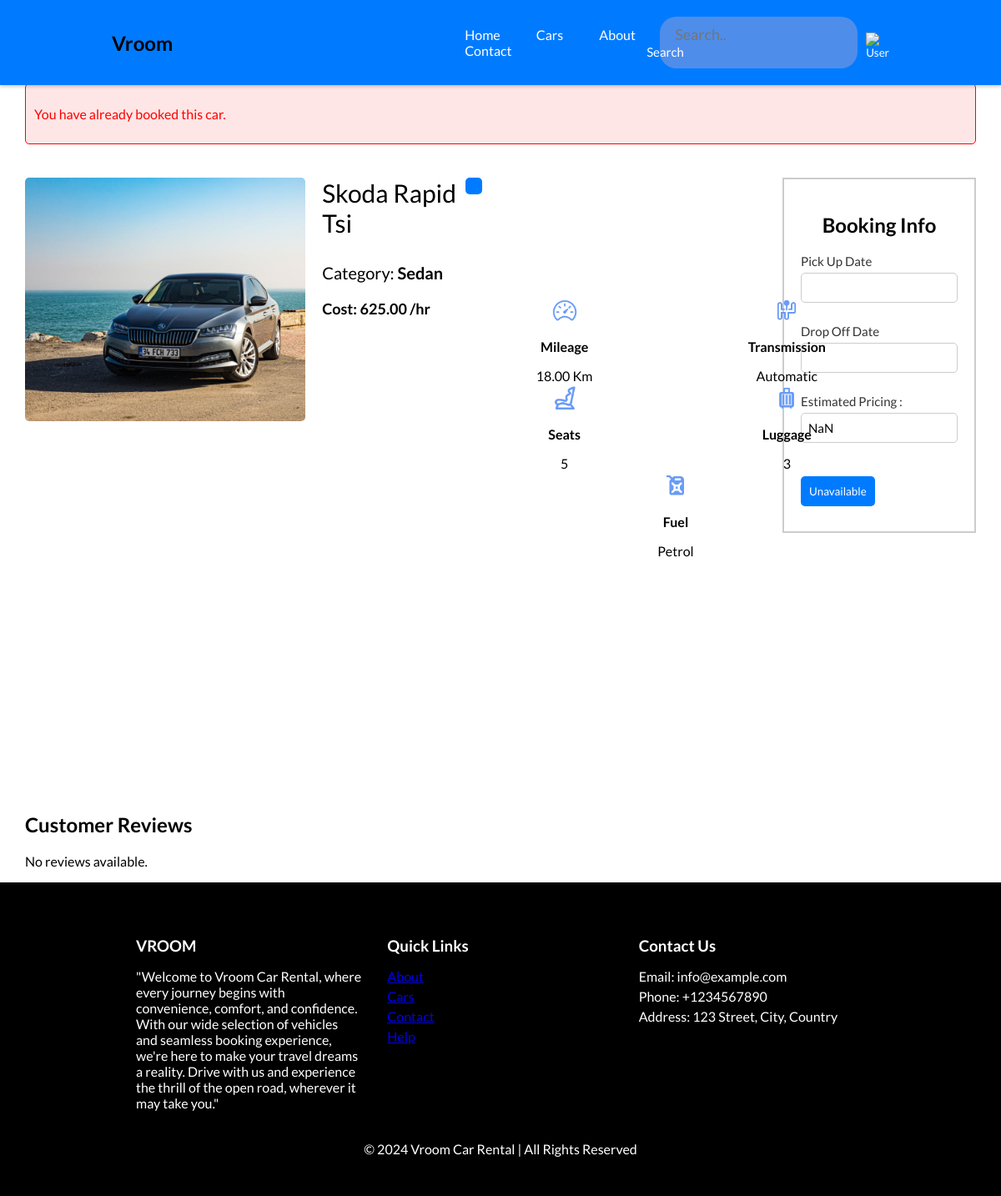
Page /cars/bookings/7/ (signed in) on the earlier database version.
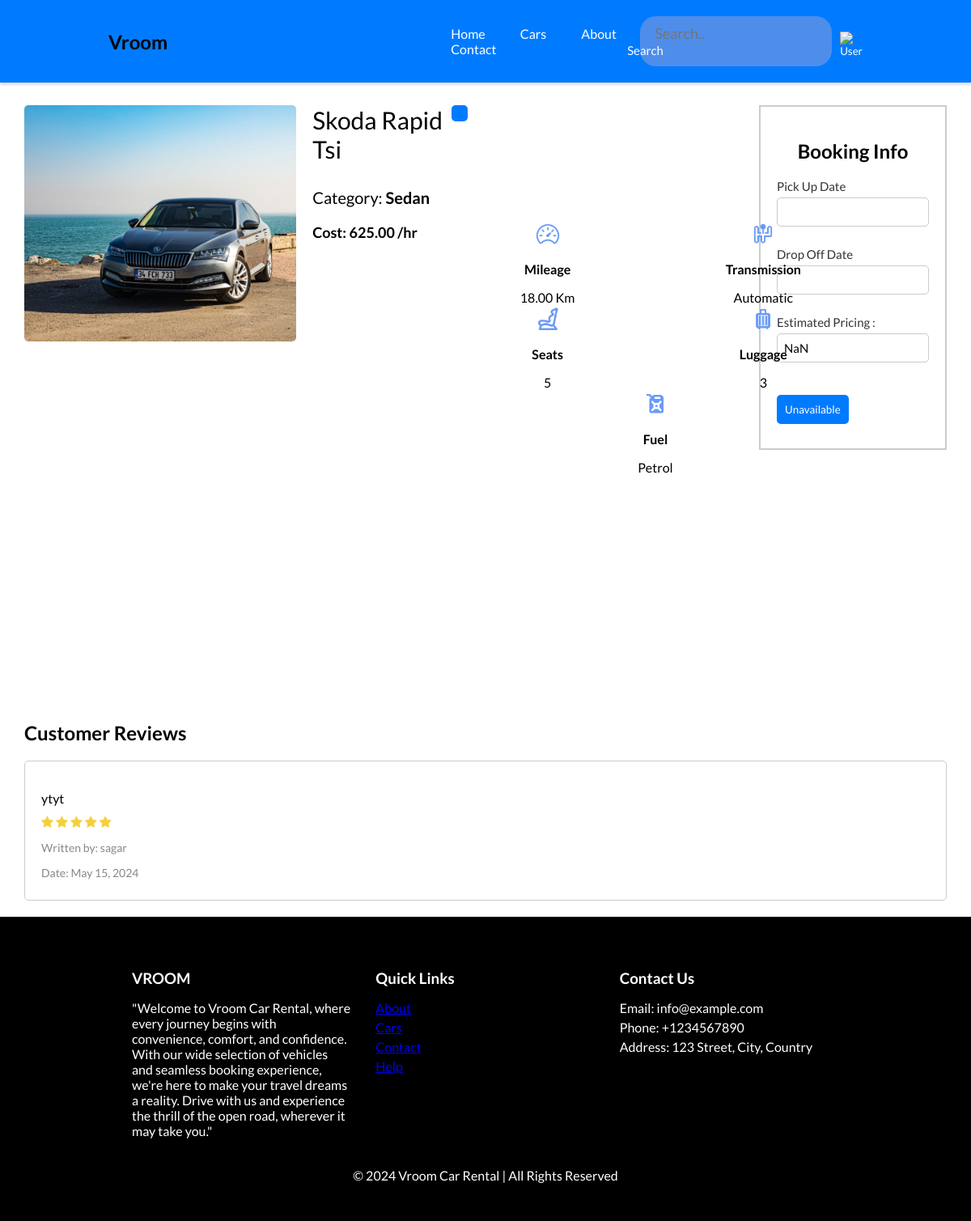
Same page on the later database version.
### booking/models.py (models this page shows)
class Review(models.Model):
    user = models.ForeignKey(CustomUser, on_delete=models.CASCADE)
    car = models.ForeignKey(Car, related_name='reviews', on_delete=models.CASCADE)
    content = models.TextField()
    rating = models.IntegerField(default=0)  # New rating field
    approved = models.BooleanField(default=False)
    created_at = models.DateTimeField(auto_now_add=True)
    updated_at = models.DateTimeField(auto_now=True)

### accounts/models.py (models this page shows, shortened)
class CustomUser(AbstractUser):
    email = models.EmailField(unique=True)
    USERNAME_FIELD = 'email'
    REQUIRED_FIELDS = ('username',)

### booking/views.py (the view)
# urls.py: path('bookings/<int:car_id>/', book_car, name='bookings'),
@login_required(login_url='login')
def book_car(request, car_id):
    car = get_object_or_404(Car, id=car_id)
    approved_reviews = car.reviews.filter(approved=True)
    try:
        id_verification = IDVerification.objects.get(user=request.user)
        id_verification_status = id_verification.status == 'verified'
    except IDVerification.DoesNotExist:
        id_verification_status = False
    if Booking.objects.filter(user=request.user, car=car, status='pending').exists():
        return render(request, 'booking.html', {'car': car, 'message': 'You have already booked this car.', 'isbooked': True,'reviews': approved_reviews})
    if request.method == 'POST':
        form = CarSearchForm(request.POST)
        if form.is_valid():
            pickup_datetime = form.cleaned_data['pickup_datetime']
            dropoff_datetime = form.cleaned_data['dropoff_datetime']
            duration_hours = Decimal((dropoff_datetime - pickup_datetime).total_seconds()) / Decimal(3600)
            total_price = round(duration_hours * car.hourly_rate, 2)
            pickup_datetime_str = pickup_datetime.strftime('%Y-%m-%d %H:%M:%S')
            dropoff_datetime_str = dropoff_datetime.strftime('%Y-%m-%d %H:%M:%S')
            context = {
                'car': car,
                'pickup_datetime': pickup_datetime_str,
                'dropoff_datetime': dropoff_datetime_str,
                'total_price': total_price,
            }
            return render(request, 'payment.html', context)
    else:
        form = CarSearchForm()
    return render(request, 'booking.html', {'car': car,'form':form, 'id_verification_status': id_verification_status, 'reviews': approved_reviews})

### booking/forms.py
class CarSearchForm(forms.Form):
    pickup_datetime = forms.DateTimeField(label='Pickup Date and Time')
    dropoff_datetime = forms.DateTimeField(label='Drop-off Date and Time')
    location = forms.ChoiceField(label='Location', choices=[('Kathmandu','Kathmandu'),('Pokhara','Pokhara')], widget=forms.Select)

### booking/context_processors.py (called while the page is built)
def new_requests(request):
    return {
        'new_booking_requests': Booking.objects.filter(status='pending').count(),
        'new_verification_requests': IDVerification.objects.filter(status='pending').count(),
    }

### templates/booking.html (shortened to what the changed rows need)
{% extends "base.html" %}
{% load static %}
{% block head %}
<link rel="stylesheet" href="{% static 'booking.css' %}">
<link rel="stylesheet" href="{% static 'style.css' %}">
<link rel="stylesheet" href="{% static 'popup.css' %}">
<link rel="stylesheet" href="{% static 'alert.css' %}">
<link rel="stylesheet" href="https://cdnjs.cloudflare.com/ajax/libs/font-awesome/6.0.0-beta3/css/all.min.css"
 />
<link rel="stylesheet" href="https://cdnjs.cloudflare.com/ajax/libs/flatpickr/4.6.13/flatpickr.min.css">
<link rel="stylesheet" href="https://cdnjs.cloudflare.com/ajax/libs/font-awesome/4.7.0/css/font-awesome.min.css">
{% endblock %}
{% block content %}
{% if message %}
<div class="errorMessage" style="color: red;">
    <p>{{ message }}</p>
</div>
{% endif %}
{% if car %}
<div class="car-container">
    <div class="car-img">
        <div class="image-container">
            <img src="{{ car.image.url }}" alt="Car Image">
        </div>
    </div>
    <div class="car-details">
        <div class="car-info">
            <div class="car-name">
                <p class="model">{{ car.model }}</p>
                <p class="type">Category: <strong>{{ car.type }}</strong></p>
            </div>
            <p class="cost">Cost: {{ car.hourly_rate }} /hr</p>
        </div>
        <button class="favourite-button" data-car-id="{{ car.id }}"></button>
    </div>
    <div class="booking-container">
        <h2>Booking Info</h2>
        <form method="post" id="carForm">
            <p class="input-label">Pick Up Date</p>
            <input type="text" name="{{ form.pickup_datetime.name }}" required="" id="id_pickup_datetime"
                class="date-input flatpickr">
            <p class="input-label">Drop Off Date</p>
            <input type="text" name="{{ form.dropoff_datetime.name }}" required="" id="id_dropoff_datetime"
                class="date-input flatpickr">
            <p class="input-label">Estimated Pricing : </p>
            <input type="text" readonly id="estimated_price">
            <br>
            {% if isbooked or car.availability == 'unavailable' or car.availability == 'maintenance' %}
            <button type="submit" id="rent-btn" disabled style="cursor: not-allowed;">Unavailable</button>
            {% elif not id_verification_status %}
            <p style="color: red;">Please verify yourself before booking.</p>
            <button><a href="{% url 'view_bookings' %}"
                    style="color: #fff; background-color: #007bff; padding: 10px 10px; text-decoration: none; border-radius: 5px;">Verfiy</a></button>
            {% else %}
            <button type="submit" id="rent-btn">Book Now</button>
            {% endif %}
        </form>
    </div>
</div>
        <div class="specifications-container">
    <div class="specifications-info-container">
        <div class="row">
            <div class="specify">
                <img src="{% static 'icon/speed.png' %}" alt="milage of the image">
                <div>
                    <p style="font-weight:bold;">Mileage</p>
                    <p>{{ car.mileage }} Km</p>
                </div>
            </div>
            <div class="specify">
                <img src="{% static 'icon/transmission.png' %}" alt="transmission of the image">
                <div>
                    <p style="font-weight:bold;">Transmission</p>
                    <p>{{ car.transmission }}</p>
                </div>
            </div>
        </div>
        <div class="row">
            <div class="specify">
                <img src="{% static 'icon/seat.png' %}" alt="seat of the image">
                <div>
                    <p style="font-weight:bold;">Seats</p>
                    <p>{{car.seats }} </p>
                </div>
            </div>
            <div class="specify">
                <img src="{% static 'icon/luggage.png' %}" alt="luggagee of the image">
                <div>
                    <p style="font-weight:bold;">Luggage</p>
                    <p>{{ car.luggage }}</p>
                </div>
            </div>
        </div>
        <div class="row">
            <div class=" specify">
                <img src="{% static 'icon/fuel.png' %}" alt="fuel of the image">
                <div>
                    <p style="font-weight:bold;">Fuel</p>
                    <p>{{car.fuel }} </p>
                </div>
            </div>
        </div>
    </div>
</div>
<div class="review">
    <h2>Customer Reviews</h2>
    {% for review in reviews %}
    {% if review.approved %}
    <div class="review-card">
        <p class="review-content">{{ review.content }}</p>
        <div class="review-stars">
            {% for i in "12345"|make_list %}
            {% if i|add:0 <= review.rating %} <span class="fa fa-star checked"></span>
                {% else %}
                <span class="fa fa-star"></span>
                {% endif %}
                {% endfor %}
        </div>
        <p class="review-user">Written by: {{ review.user.username }}</p>
        <p class="review-date">Date: {{ review.updated_at|date:"F j, Y" }}</p>
    </div>
    {% endif %}
    {% empty %}
    <p>No reviews available.</p>
    {% endfor %}
    </div>
{% endif %}
{% endblock %}

Differences in the rows shown:
added Review: content "ytyt", approved True (drawn), user.username "sagar", updated_at "May 15, 2024"
Other differences:
{{ message }}: "You have already booked this car." → (not shown)
text no longer shown: "No reviews available."
